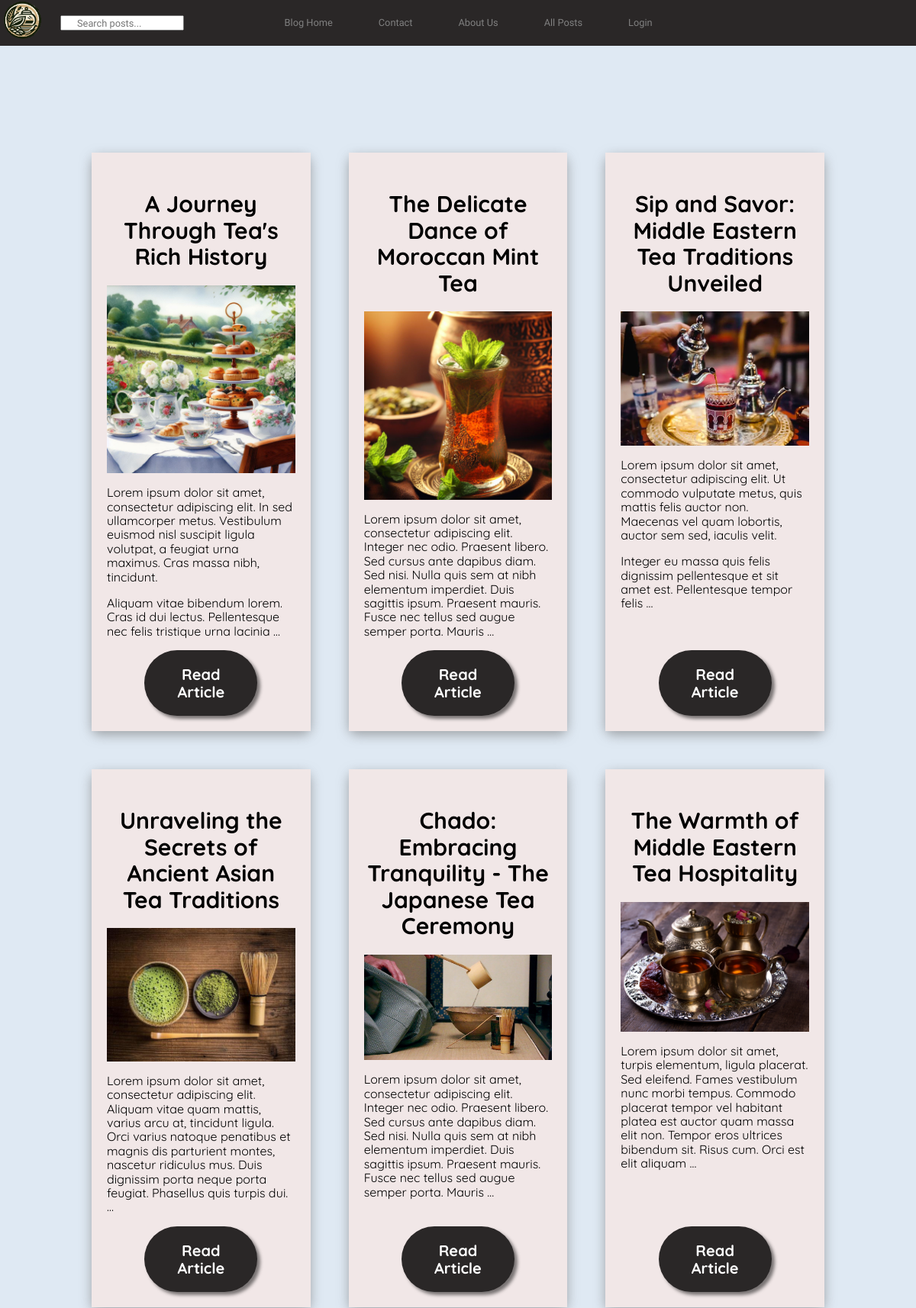
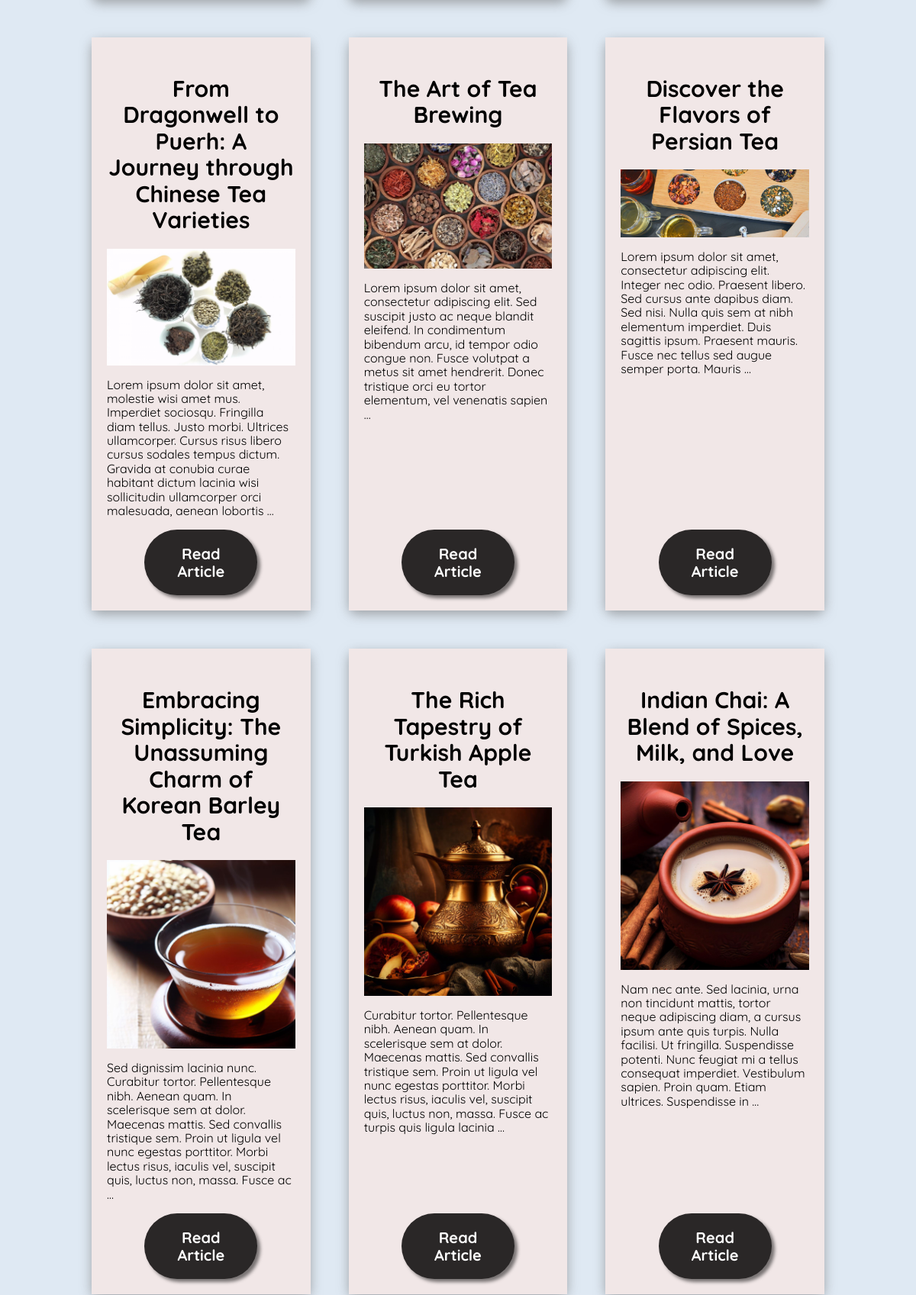
The app's page /posts/all_posts/ (upper part) with its own data (2 pictures, top to bottom).
### posts/models.py (models this page shows, shortened)
class Post(models.Model):
    title = models.CharField(max_length=200)
    content = models.TextField()
    date = models.DateTimeField(auto_now_add=True)
    image = models.ImageField(
        upload_to='posts_images',
        blank=True,
        validators=[FileExtensionValidator(allowed_extensions=['jpg', 'jpeg', 'png', 'gif', 'webp'])]  # Add allowed extensions here
    )
    author = models.ForeignKey(User, on_delete=models.CASCADE)

### posts/views.py (the view)
# urls.py: path('posts/all_posts/', posts_views.AllPostsView.as_view(), name='all_posts'),
class AllPostsView(ListView):
    model = Post
    template_name = 'all_posts.html'
    context_object_name = 'posts'
    ordering = ['-date']

### posts/templates/all_posts.html
{% extends 'base.html' %}
{% block main %}
<main>
    <div class="blog-container">
        {% for post in posts %}
            <div class="blog" id="">
                <div class="post__content">
                    <h3 class="post__title">{{ post.title }}</h3>
                    {% if post.image %}
                        <img src="{{ post.image.url }}" alt="{{ post.title }}" class="image">
                    {% endif %}
                    <article class="text-left">{{ post.content|truncatewords:40|safe }}</article>
                    <a href="{% url 'post_detail' post.id %}" class="post__button blog__post__button">Read Article</a>
                </div>
            </div>
        {% endfor %}
    </div>
</main>
{% endblock %}

### static/css/globals.css (style rules this page uses)
:root { --light-orange: rgb(217, 151, 86); --lighter-grey: rgb(200, 200, 200); --light-grey: rgb(175, 175, 175); --medium-grey: rgb(150, 150, 150); --dark-grey: rgb(100, 100, 100); --black: rgb(42, 39, 39); --orange: rgb(217, 151, 86); --light-black: rgb(42, 39, 39); --lighter-grey: rgb(241, 231, 231); --light-grey: rgb(211, 211, 211); --white: rgb(255, 255, 255); --black: rgb(0, 0, 0); --bluish-grey: #dfe9f3; --header: 'Dancing Script', cursive; --content: 'Quicksand', sans-serif; }
html { font-size: 62.5%; box-sizing: border-box; }
*, *:before, *:after { box-sizing: inherit; }
a { text-decoration: none; color: inherit; }
body { font-size: 1.6rem; background-color: var(--bluish-grey); text-align: center; font-family: var(--content); padding-top: 8rem; }
.text-left { text-align: left; }
.image { width: 100%; object-fit: contain; }
.blog { background-color: var(--lighter-grey); box-shadow: 0px 5px 15px 0px rgba(112,112,112,0.59); border-radius: 1rem; margin: 1rem; max-width: 100rem; }
@media (min-width: 768px) { .blog { margin: 2rem; } }
.post__title { font-size: 2rem; margin-bottom: 2rem; }
@media (min-width: 768px) { .post__title { font-size: 3rem; } }
@media (min-width: 1023px) { .post__title { font-size: 3rem; } }
.post__button { display: block; background-color: var(--light-black); color: var(--white); padding: 2rem; border-radius: 5rem; border: none; margin: 0 auto; margin-top: 1rem; box-shadow: 4px 4px 4px rgba(0, 0, 0, 0.5); font-weight: 800; font-size: 2rem; }

### static/css/blog.css (style rules this page uses)
.blog-container { display: grid; grid-template-columns: 1fr; gap: 1rem; }
@media (min-width: 768px) { .blog-container { display: grid; grid-template-columns: 1fr 1fr; gap: 1rem; margin: 2rem; } }
@media (min-width: 1023px) { .blog-container { display: grid; grid-template-columns: 1fr 1fr 1fr; margin: 10rem; } }
.post__content { display: flex; flex-direction: column; justify-content: space-between; height: 100%; padding: 2rem; background-color: var(--lighter-grey); }
.blog__post__button { margin-top: auto; width: 100%; }
@media (min-width: 1023px) { .blog__post__button { width: 60%; } }

### records on screen
Post: title "A Journey Through Tea's Rich History", image (picture), content "Lorem ipsum dolor sit amet, consectetur adipiscing elit. In sed ullamcorper metus. Vestibulum euismod nisl suscipit ligula volutpat, a feugiat urna maximus. Cras massa nibh, tincidunt. Aliquam vitae bibendum lorem. Cras id dui lectus. Pellentesque nec felis tristique urna lacinia …"
Post: title "The Delicate Dance of Moroccan Mint Tea", image (picture), content "Lorem ipsum dolor sit amet, consectetur adipiscing elit. Integer nec odio. Praesent libero. Sed cursus ante dapibus diam. Sed nisi. Nulla quis sem at nibh elementum imperdiet. Duis sagittis ipsum. Praesent mauris. Fusce nec tellus sed augue semper porta. Mauris …"
Post: title "Sip and Savor: Middle Eastern Tea Traditions Unveiled", image (picture), content "Lorem ipsum dolor sit amet, consectetur adipiscing elit. Ut commodo vulputate metus, quis mattis felis auctor non. Maecenas vel quam lobortis, auctor sem sed, iaculis velit. Integer eu massa quis felis dignissim pellentesque et sit amet est. Pellentesque tempor felis …"
Post: title "Unraveling the Secrets of Ancient Asian Tea Traditions", image (picture), content "Lorem ipsum dolor sit amet, consectetur adipiscing elit. Aliquam vitae quam mattis, varius arcu at, tincidunt ligula. Orci varius natoque penatibus et magnis dis parturient montes, nascetur ridiculus mus. Duis dignissim porta neque porta feugiat. Phasellus quis turpis dui. …"
Post: title "Chado: Embracing Tranquility - The Japanese Tea Ceremony", image (picture), content "Lorem ipsum dolor sit amet, consectetur adipiscing elit. Integer nec odio. Praesent libero. Sed cursus ante dapibus diam. Sed nisi. Nulla quis sem at nibh elementum imperdiet. Duis sagittis ipsum. Praesent mauris. Fusce nec tellus sed augue semper porta. Mauris …"
Post: title "The Warmth of Middle Eastern Tea Hospitality", image (picture), content "Lorem ipsum dolor sit amet, turpis elementum, ligula placerat. Sed eleifend. Fames vestibulum nunc morbi tempus. Commodo placerat tempor vel habitant platea est auctor quam massa elit non. Tempor eros ultrices bibendum sit. Risus cum. Orci est elit aliquam …"
Post: title "From Dragonwell to Puerh: A Journey through Chinese Tea Varieties", image (picture), content "Lorem ipsum dolor sit amet, molestie wisi amet mus. Imperdiet sociosqu. Fringilla diam tellus. Justo morbi. Ultrices ullamcorper. Cursus risus libero cursus sodales tempus dictum. Gravida at conubia curae habitant dictum lacinia wisi sollicitudin ullamcorper orci malesuada, aenean lobortis …"
Post: title "The Art of Tea Brewing", image (picture), content "Lorem ipsum dolor sit amet, consectetur adipiscing elit. Sed suscipit justo ac neque blandit eleifend. In condimentum bibendum arcu, id tempor odio congue non. Fusce volutpat a metus sit amet hendrerit. Donec tristique orci eu tortor elementum, vel venenatis sapien …"
Post: title "Discover the Flavors of Persian Tea", image (picture), content "Lorem ipsum dolor sit amet, consectetur adipiscing elit. Integer nec odio. Praesent libero. Sed cursus ante dapibus diam. Sed nisi. Nulla quis sem at nibh elementum imperdiet. Duis sagittis ipsum. Praesent mauris. Fusce nec tellus sed augue semper porta. Mauris …"
Post: title "Embracing Simplicity: The Unassuming Charm of Korean Barley Tea", image (picture), content "Sed dignissim lacinia nunc. Curabitur tortor. Pellentesque nibh. Aenean quam. In scelerisque sem at dolor. Maecenas mattis. Sed convallis tristique sem. Proin ut ligula vel nunc egestas porttitor. Morbi lectus risus, iaculis vel, suscipit quis, luctus non, massa. Fusce ac …"
Post: title "The Rich Tapestry of Turkish Apple Tea", image (picture), content "Curabitur tortor. Pellentesque nibh. Aenean quam. In scelerisque sem at dolor. Maecenas mattis. Sed convallis tristique sem. Proin ut ligula vel nunc egestas porttitor. Morbi lectus risus, iaculis vel, suscipit quis, luctus non, massa. Fusce ac turpis quis ligula lacinia …"
Post: title "Indian Chai: A Blend of Spices, Milk, and Love", image (picture), content "Nam nec ante. Sed lacinia, urna non tincidunt mattis, tortor neque adipiscing diam, a cursus ipsum ante quis turpis. Nulla facilisi. Ut fringilla. Suspendisse potenti. Nunc feugiat mi a tellus consequat imperdiet. Vestibulum sapien. Proin quam. Etiam ultrices. Suspendisse in …"
